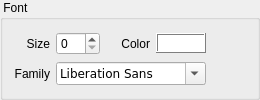
    <widget class="QGroupBox" name="groupbox_font">
     <property name="title">
      <string> Font </string>
     </property>
     <layout class="QHBoxLayout" name="horizontalLayout_6">
      <item>
       <layout class="QGridLayout" name="gridLayout">
        <item row="0" column="0">
         <widget class="QLabel" name="label_font_size">
          <property name="text">
           <string>Size</string>
          </property>
          <property name="alignment">
           <set>Qt::AlignRight|Qt::AlignTrailing|Qt::AlignVCenter</set>
          </property>
          <property name="buddy">
           <cstring>spinbox_font_size</cstring>
          </property>
         </widget>
        </item>
        <item row="0" column="1">
         <widget class="QSpinBox" name="spinbox_font_size">
          <property name="maximumSize">
           <size>
            <width>50</width>
            <height>16777215</height>
           </size>
          </property>
         </widget>
        </item>
        <item row="0" column="2">
         <widget class="QLabel" name="label_font_color">
          <property name="text">
           <string>Color</string>
          </property>
          <property name="alignment">
           <set>Qt::AlignRight|Qt::AlignTrailing|Qt::AlignVCenter</set>
          </property>
         </widget>
        </item>
        <item row="0" column="3">
         <widget class="QFrame" name="frame_font_color">
          <property name="minimumSize">
           <size>
            <width>50</width>
            <height>20</height>
           </size>
          </property>
          <property name="maximumSize">
           <size>
            <width>50</width>
            <height>20</height>
           </size>
          </property>
          <property name="palette">
           <palette>
            <active>
             <colorrole role="WindowText">
              <brush brushstyle="SolidPattern">
               <color alpha="255">
                <red>0</red>
                <green>0</green>
                <blue>0</blue>
               </color>
              </brush>
             </colorrole>
             <colorrole role="Button">
              <brush brushstyle="SolidPattern">
               <color alpha="255">
                <red>255</red>
                <green>255</green>
                <blue>255</blue>
               </color>
              </brush>
             </colorrole>
             <colorrole role="Light">
              <brush brushstyle="SolidPattern">
               <color alpha="255">
                <red>255</red>
                <green>255</green>
                <blue>255</blue>
               </color>
              </brush>
             </colorrole>
             <colorrole role="Midlight">
              <brush brushstyle="SolidPattern">
               <color alpha="255">
                <red>255</red>
                <green>255</green>
                <blue>255</blue>
               </color>
              </brush>
             </colorrole>
             <colorrole role="Dark">
              <brush brushstyle="SolidPattern">
               <color alpha="255">
                <red>127</red>
                <green>127</green>
                <blue>127</blue>
               </color>
              </brush>
             </colorrole>
             <colorrole role="Mid">
              <brush brushstyle="SolidPattern">
               <color alpha="255">
                <red>170</red>
                <green>170</green>
                <blue>170</blue>
               </color>
              </brush>
             </colorrole>
             <colorrole role="Text">
              <brush brushstyle="SolidPattern">
               <color alpha="255">
                <red>0</red>
                <green>0</green>
                <blue>0</blue>
               </color>
              </brush>
             </colorrole>
             <colorrole role="BrightText">
              <brush brushstyle="SolidPattern">
               <color alpha="255">
                <red>255</red>
                <green>255</green>
                <blue>255</blue>
               </color>
              </brush>
             </colorrole>
             <colorrole role="ButtonText">
              <brush brushstyle="SolidPattern">
               <color alpha="255">
                <red>0</red>
                <green>0</green>
                <blue>0</blue>
               </color>
              </brush>
             </colorrole>
             <colorrole role="Base">
              <brush brushstyle="SolidPattern">
               <color alpha="255">
                <red>255</red>
                <green>255</green>
                <blue>255</blue>
               </color>
              </brush>
             </colorrole>
             <colorrole role="Window">
              <brush brushstyle="SolidPattern">
               <color alpha="255">
                <red>255</red>
                <green>255</green>
                <blue>255</blue>
               </color>
              </brush>
             </colorrole>
             <colorrole role="Shadow">
              <brush brushstyle="SolidPattern">
               <color alpha="255">
                <red>0</red>
                <green>0</green>
                <blue>0</blue>
               </color>
              </brush>
             </colorrole>
             <colorrole role="AlternateBase">
              <brush brushstyle="SolidPattern">
               <color alpha="255">
                <red>255</red>
                <green>255</green>
                <blue>255</blue>
               </color>
              </brush>
             </colorrole>
             <colorrole role="ToolTipBase">
              <brush brushstyle="SolidPattern">
               <color alpha="255">
                <red>255</red>
                <green>255</green>
                <blue>220</blue>
               </color>
              </brush>
             </colorrole>
             <colorrole role="ToolTipText">
              <brush brushstyle="SolidPattern">
               <color alpha="255">
                <red>0</red>
                <green>0</green>
                <blue>0</blue>
               </color>
              </brush>
             </colorrole>
            </active>
            <inactive>
             <colorrole role="WindowText">
              <brush brushstyle="SolidPattern">
               <color alpha="255">
                <red>0</red>
                <green>0</green>
                <blue>0</blue>
               </color>
              </brush>
             </colorrole>
             <colorrole role="Button">
              <brush brushstyle="SolidPattern">
               <color alpha="255">
                <red>255</red>
                <green>255</green>
                <blue>255</blue>
               </color>
              </brush>
             </colorrole>
             <colorrole role="Light">
              <brush brushstyle="SolidPattern">
               <color alpha="255">
                <red>255</red>
                <green>255</green>
                <blue>255</blue>
               </color>
              </brush>
             </colorrole>
             <colorrole role="Midlight">
              <brush brushstyle="SolidPattern">
               <color alpha="255">
                <red>255</red>
                <green>255</green>
                <blue>255</blue>
               </color>
              </brush>
             </colorrole>
             <colorrole role="Dark">
              <brush brushstyle="SolidPattern">
               <color alpha="255">
                <red>127</red>
                <green>127</green>
                <blue>127</blue>
               </color>
              </brush>
             </colorrole>
             <colorrole role="Mid">
              <brush brushstyle="SolidPattern">
               <color alpha="255">
                <red>170</red>
                <green>170</green>
                <blue>170</blue>
               </color>
              </brush>
             </colorrole>
             <colorrole role="Text">
              <brush brushstyle="SolidPattern">
               <color alpha="255">
                <red>0</red>
                <green>0</green>
                <blue>0</blue>
               </color>
              </brush>
             </colorrole>
             <colorrole role="BrightText">
              <brush brushstyle="SolidPattern">
               <color alpha="255">
                <red>255</red>
                <green>255</green>
                <blue>255</blue>
               </color>
              </brush>
             </colorrole>
             <colorrole role="ButtonText">
              <brush brushstyle="SolidPattern">
               <color alpha="255">
                <red>0</red>
                <green>0</green>
                <blue>0</blue>
               </color>
              </brush>
             </colorrole>
             <colorrole role="Base">
              <brush brushstyle="SolidPattern">
               <color alpha="255">
                <red>255</red>
                <green>255</green>
                <blue>255</blue>
               </color>
              </brush>
             </colorrole>
             <colorrole role="Window">
              <brush brushstyle="SolidPattern">
               <color alpha="255">
                <red>255</red>
                <green>255</green>
                <blue>255</blue>
               </color>
              </brush>
             </colorrole>
             <colorrole role="Shadow">
              <brush brushstyle="SolidPattern">
               <color alpha="255">
                <red>0</red>
                <green>0</green>
                <blue>0</blue>
               </color>
              </brush>
             </colorrole>
             <colorrole role="AlternateBase">
              <brush brushstyle="SolidPattern">
               <color alpha="255">
                <red>255</red>
                <green>255</green>
                <blue>255</blue>
               </color>
              </brush>
             </colorrole>
             <colorrole role="ToolTipBase">
              <brush brushstyle="SolidPattern">
               <color alpha="255">
                <red>255</red>
                <green>255</green>
                <blue>220</blue>
               </color>
              </brush>
             </colorrole>
             <colorrole role="ToolTipText">
              <brush brushstyle="SolidPattern">
               <color alpha="255">
                <red>0</red>
                <green>0</green>
                <blue>0</blue>
               </color>
              </brush>
             </colorrole>
            </inactive>
            <disabled>
             <colorrole role="WindowText">
              <brush brushstyle="SolidPattern">
               <color alpha="255">
                <red>127</red>
                <green>127</green>
                <blue>127</blue>
               </color>
              </brush>
             </colorrole>
             <colorrole role="Button">
              <brush brushstyle="SolidPattern">
               <color alpha="255">
                <red>255</red>
                <green>255</green>
                <blue>255</blue>
               </color>
              </brush>
             </colorrole>
             <colorrole role="Light">
              <brush brushstyle="SolidPattern">
               <color alpha="255">
                <red>255</red>
                <green>255</green>
                <blue>255</blue>
               </color>
              </brush>
             </colorrole>
             <colorrole role="Midlight">
              <brush brushstyle="SolidPattern">
               <color alpha="255">
                <red>255</red>
                <green>255</green>
                <blue>255</blue>
               </color>
              </brush>
             </colorrole>
             <colorrole role="Dark">
              <brush brushstyle="SolidPattern">
               <color alpha="255">
                <red>127</red>
                <green>127</green>
                <blue>127</blue>
               </color>
              </brush>
             </colorrole>
             <colorrole role="Mid">
              <brush brushstyle="SolidPattern">
               <color alpha="255">
                <red>170</red>
                <green>170</green>
                <blue>170</blue>
               </color>
              </brush>
             </colorrole>
             <colorrole role="Text">
              <brush brushstyle="SolidPattern">
               <color alpha="255">
                <red>127</red>
                <green>127</green>
                <blue>127</blue>
               </color>
              </brush>
             </colorrole>
             <colorrole role="BrightText">
              <brush brushstyle="SolidPattern">
               <color alpha="255">
                <red>255</red>
                <green>255</green>
                <blue>255</blue>
               </color>
              </brush>
             </colorrole>
             <colorrole role="ButtonText">
              <brush brushstyle="SolidPattern">
               <color alpha="255">
                <red>127</red>
                <green>127</green>
                <blue>127</blue>
               </color>
              </brush>
             </colorrole>
             <colorrole role="Base">
              <brush brushstyle="SolidPattern">
               <color alpha="255">
                <red>255</red>
                <green>255</green>
                <blue>255</blue>
               </color>
              </brush>
             </colorrole>
             <colorrole role="Window">
              <brush brushstyle="SolidPattern">
               <color alpha="255">
                <red>255</red>
                <green>255</green>
                <blue>255</blue>
               </color>
              </brush>
             </colorrole>
             <colorrole role="Shadow">
              <brush brushstyle="SolidPattern">
               <color alpha="255">
                <red>0</red>
                <green>0</green>
                <blue>0</blue>
               </color>
              </brush>
             </colorrole>
             <colorrole role="AlternateBase">
              <brush brushstyle="SolidPattern">
               <color alpha="255">
                <red>255</red>
                <green>255</green>
                <blue>255</blue>
               </color>
              </brush>
             </colorrole>
             <colorrole role="ToolTipBase">
              <brush brushstyle="SolidPattern">
               <color alpha="255">
                <red>255</red>
                <green>255</green>
                <blue>220</blue>
               </color>
              </brush>
             </colorrole>
             <colorrole role="ToolTipText">
              <brush brushstyle="SolidPattern">
               <color alpha="255">
                <red>0</red>
                <green>0</green>
                <blue>0</blue>
               </color>
              </brush>
             </colorrole>
            </disabled>
           </palette>
          </property>
          <property name="font">
           <font>
            <stylestrategy>PreferAntialias</stylestrategy>
           </font>
          </property>
          <property name="cursor">
           <cursorShape>PointingHandCursor</cursorShape>
          </property>
          <property name="autoFillBackground">
           <bool>true</bool>
          </property>
          <property name="frameShape">
           <enum>QFrame::Box</enum>
          </property>
          <property name="frameShadow">
           <enum>QFrame::Raised</enum>
          </property>
          <property name="lineWidth">
           <number>1</number>
          </property>
         </widget>
        </item>
        <item row="1" column="0">
         <widget class="QLabel" name="label_font_family">
          <property name="text">
           <string>Family</string>
          </property>
          <property name="alignment">
           <set>Qt::AlignRight|Qt::AlignTrailing|Qt::AlignVCenter</set>
          </property>
          <property name="buddy">
           <cstring>combobox_font_family</cstring>
          </property>
         </widget>
        </item>
        <item row="1" column="1" colspan="3">
         <widget class="QFontComboBox" name="combobox_font_family">
          <property name="maximumSize">
           <size>
            <width>150</width>
            <height>16777215</height>
           </size>
          </property>
          <property name="font">
           <font>
            <family>Verdana</family>
           </font>
          </property>
          <property name="currentFont">
           <font>
            <family>MS Shell Dlg 2</family>
           </font>
          </property>
         </widget>
        </item>
       </layout>
      </item>
      <item>
       <spacer name="horizontalSpacer_5">
        <property name="orientation">
         <enum>Qt::Horizontal</enum>
        </property>
        <property name="sizeHint" stdset="0">
         <size>
          <width>40</width>
          <height>20</height>
         </size>
        </property>
       </spacer>
      </item>
     </layout>
    </widget>
